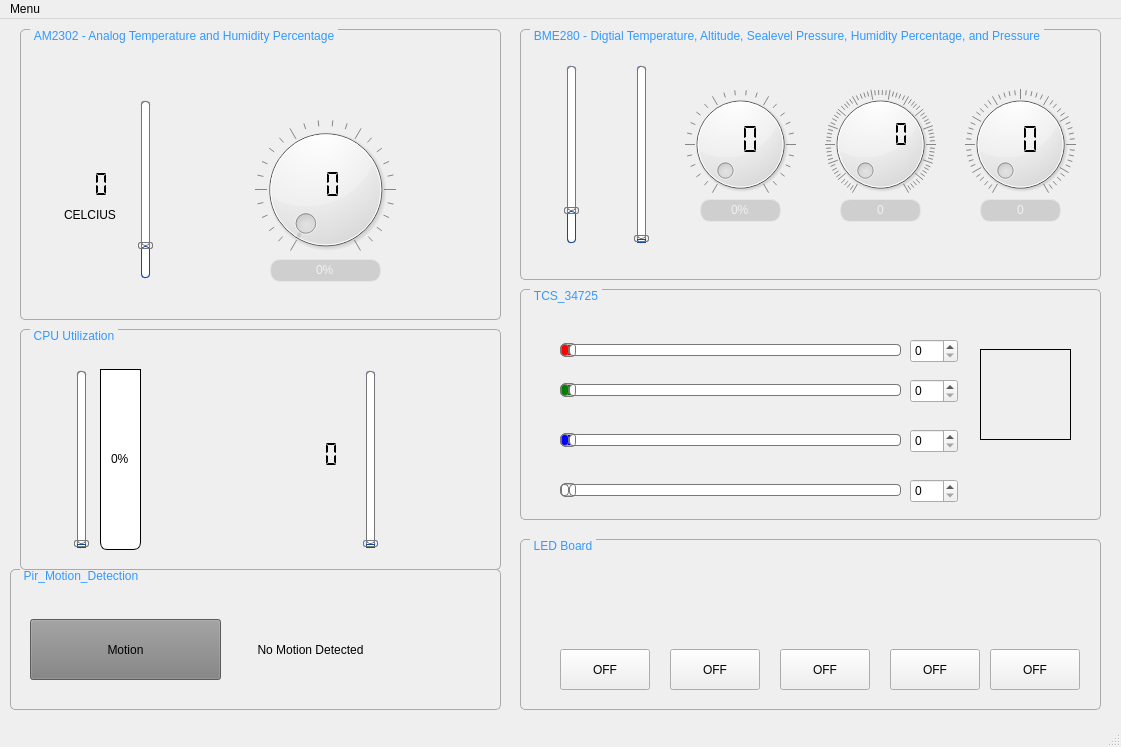
 <widget class="QMainWindow" name="MainWindow">
  <property name="geometry">
   <rect>
    <x>0</x>
    <y>0</y>
    <width>1121</width>
    <height>747</height>
   </rect>
  </property>
  <property name="maximumSize">
   <size>
    <width>16777215</width>
    <height>16777215</height>
   </size>
  </property>
  <property name="windowTitle">
   <string>MainWindow</string>
  </property>
  <property name="autoFillBackground">
   <bool>false</bool>
  </property>
  <property name="styleSheet">
   <string notr="true"/>
  </property>
  <property name="tabShape">
   <enum>QTabWidget::Rounded</enum>
  </property>
  <widget class="QWidget" name="centralwidget">
   <property name="styleSheet">
    <string notr="true">/*QGroupBox公用属性设置*/
 QGroupBox {
     background: none;/*背景透明*/
     border: 1px solid #aaaaaa;/*边框*/
     border-radius: 5px;/*边框圆角*/
     margin-top: 2ex; /* 为title绘制留出空间，以下title子控制器的subcontrol-origin设置为margin */
 }

/*QGroupBox title子控制器属性设置*/
QGroupBox::title 
{
	color:#3399ff;/*文本颜色*/
 	left:10px;/*子控制器相对于父控件的精确定位*/
    subcontrol-origin: margin;/*子控制器绘制起始区域*/
    subcontrol-position: top left; /*子控制器于父控件的相对位置*/
    padding: 0px 2px;/*title文字左右padding设置使边框线条与title文字有间隔距离*/
    background: none;/*背景透明*/
 }
</string>
   </property>
   <widget class="QGroupBox" name="groupBox">
    <property name="geometry">
     <rect>
      <x>520</x>
      <y>10</y>
      <width>581</width>
      <height>251</height>
     </rect>
    </property>
    <property name="title">
     <string>BME280 - Digtial Temperature, Altitude, Sealevel Pressure, Humidity Percentage, and Pressure</string>
    </property>
    <widget class="QSlider" name="bme280_temp_in_c">
     <property name="geometry">
      <rect>
       <x>40</x>
       <y>20</y>
       <width>22</width>
       <height>211</height>
      </rect>
     </property>
     <property name="styleSheet">
      <string notr="true">QSlider::groove:vertical{
border: 1px solid #637EB8;
background: white;
width:7px;
height: 175px;
border-radius: 3px;
}
QSlider::add-page:vertical {
background: qlineargradient(x1: 0, y1: 0, x2: 0, y2: 1,
stop: 0 #ABC7EC, stop: 1 #154A98);
border: 1px solid #154A98;
width: 10px;
border-radius: 4px;
}
QSlider::sub-page:vertical {
background: #fff;
border: 1px solid #777;
width: 7px;
border-radius: 4px;
}
QSlider::handle:vertical{
background: qlineargradient(x1:0, y1:0, x2:1, y2:1,
stop:0 #fff, stop:1 #ABC7EC);
border: 1px solid #777;
height: 5px;
margin-left: -4px;
margin-right: -4px;
border-radius: 2px;
}
</string>
     </property>
     <property name="minimum">
      <number>-20</number>
     </property>
     <property name="maximum">
      <number>100</number>
     </property>
     <property name="orientation">
      <enum>Qt::Vertical</enum>
     </property>
     <property name="tickPosition">
      <enum>QSlider::TicksBothSides</enum>
     </property>
    </widget>
    <widget class="QDial" name="bme280_humidity_pct">
     <property name="geometry">
      <rect>
       <x>150</x>
       <y>60</y>
       <width>141</width>
       <height>111</height>
      </rect>
     </property>
     <property name="wrapping">
      <bool>false</bool>
     </property>
     <property name="notchesVisible">
      <bool>true</bool>
     </property>
    </widget>
    <widget class="QProgressBar" name="bme280_humidity_bar">
     <property name="geometry">
      <rect>
       <x>180</x>
       <y>170</y>
       <width>81</width>
       <height>23</height>
      </rect>
     </property>
     <property name="font">
      <font>
       <underline>false</underline>
       <strikeout>false</strikeout>
      </font>
     </property>
     <property name="focusPolicy">
      <enum>Qt::NoFocus</enum>
     </property>
     <property name="styleSheet">
      <string notr="true">QProgressBar {
	text-align: center;
	color: rgb(240, 240, 240);
	border-width: 1px; 
	border-radius: 10px;
	border-color: rgb(230, 230, 230);
	border-style: solid;
	background-color:rgb(207,207,207);
}
QProgressBar::chunk {
	background-color: qlineargradient(spread:pad, x1:0.5, y1:1, x2:0.5, y2:0, stop:0 rgba(49, 147, 250, 255), stop:1 rgba(34, 142, 255, 255));
	border-radius: 10px;
}</string>
     </property>
     <property name="value">
      <number>0</number>
     </property>
    </widget>
    <widget class="QLCDNumber" name="bm280_humidity_lcd">
     <property name="geometry">
      <rect>
       <x>160</x>
       <y>90</y>
       <width>81</width>
       <height>41</height>
      </rect>
     </property>
     <property name="frameShape">
      <enum>QFrame::NoFrame</enum>
     </property>
     <property name="frameShadow">
      <enum>QFrame::Plain</enum>
     </property>
     <property name="segmentStyle">
      <enum>QLCDNumber::Flat</enum>
     </property>
    </widget>
    <widget class="QDial" name="bme280_pressure">
     <property name="geometry">
      <rect>
       <x>290</x>
       <y>60</y>
       <width>141</width>
       <height>111</height>
      </rect>
     </property>
     <property name="minimum">
      <number>900</number>
     </property>
     <property name="maximum">
      <number>1200</number>
     </property>
     <property name="wrapping">
      <bool>false</bool>
     </property>
     <property name="notchesVisible">
      <bool>true</bool>
     </property>
    </widget>
    <widget class="QDial" name="bme280_sealevel">
     <property name="geometry">
      <rect>
       <x>430</x>
       <y>60</y>
       <width>141</width>
       <height>111</height>
      </rect>
     </property>
     <property name="minimum">
      <number>900</number>
     </property>
     <property name="maximum">
      <number>1100</number>
     </property>
     <property name="value">
      <number>900</number>
     </property>
     <property name="wrapping">
      <bool>false</bool>
     </property>
     <property name="notchesVisible">
      <bool>true</bool>
     </property>
    </widget>
    <widget class="QLCDNumber" name="bme280_pressure_lcd">
     <property name="geometry">
      <rect>
       <x>320</x>
       <y>90</y>
       <width>71</width>
       <height>31</height>
      </rect>
     </property>
     <property name="frameShape">
      <enum>QFrame::NoFrame</enum>
     </property>
     <property name="frameShadow">
      <enum>QFrame::Raised</enum>
     </property>
     <property name="segmentStyle">
      <enum>QLCDNumber::Flat</enum>
     </property>
    </widget>
    <widget class="QLCDNumber" name="bme280_sealevel_lcd">
     <property name="geometry">
      <rect>
       <x>440</x>
       <y>90</y>
       <width>81</width>
       <height>41</height>
      </rect>
     </property>
     <property name="frameShape">
      <enum>QFrame::NoFrame</enum>
     </property>
     <property name="frameShadow">
      <enum>QFrame::Raised</enum>
     </property>
     <property name="segmentStyle">
      <enum>QLCDNumber::Flat</enum>
     </property>
    </widget>
    <widget class="QProgressBar" name="bme280_pressure_bar">
     <property name="geometry">
      <rect>
       <x>320</x>
       <y>170</y>
       <width>81</width>
       <height>23</height>
      </rect>
     </property>
     <property name="styleSheet">
      <string notr="true">QProgressBar {
	text-align: center;
	color: rgb(240, 240, 240);
	border-width: 1px; 
	border-radius: 10px;
	border-color: rgb(230, 230, 230);
	border-style: solid;
	background-color:rgb(207,207,207);
}
QProgressBar::chunk {
	background-color: qlineargradient(spread:pad, x1:0.5, y1:1, x2:0.5, y2:0, stop:0 rgba(49, 147, 250, 255), stop:1 rgba(34, 142, 255, 255));
	border-radius: 10px;
}</string>
     </property>
     <property name="minimum">
      <number>900</number>
     </property>
     <property name="maximum">
      <number>1200</number>
     </property>
     <property name="value">
      <number>900</number>
     </property>
     <property name="format">
      <string>%p</string>
     </property>
    </widget>
    <widget class="QProgressBar" name="bme280_sealevel_bar">
     <property name="geometry">
      <rect>
       <x>460</x>
       <y>170</y>
       <width>81</width>
       <height>23</height>
      </rect>
     </property>
     <property name="styleSheet">
      <string notr="true">QProgressBar {
	text-align: center;
	color: rgb(240, 240, 240);
	border-width: 1px; 
	border-radius: 10px;
	border-color: rgb(230, 230, 230);
	border-style: solid;
	background-color:rgb(207,207,207);
}
QProgressBar::chunk {
	background-color: qlineargradient(spread:pad, x1:0.5, y1:1, x2:0.5, y2:0, stop:0 rgba(49, 147, 250, 255), stop:1 rgba(34, 142, 255, 255));
	border-radius: 10px;
}</string>
     </property>
     <property name="value">
      <number>0</number>
     </property>
     <property name="invertedAppearance">
      <bool>false</bool>
     </property>
     <property name="format">
      <string>%p</string>
     </property>
    </widget>
    <widget class="QSlider" name="bme2880_altitude_slider">
     <property name="geometry">
      <rect>
       <x>110</x>
       <y>30</y>
       <width>22</width>
       <height>191</height>
      </rect>
     </property>
     <property name="styleSheet">
      <string notr="true">QSlider::groove:vertical{
border: 1px solid #637EB8;
background: white;
width:7px;
height: 175px;
border-radius: 3px;
}
QSlider::add-page:vertical {
background: qlineargradient(x1: 0, y1: 0, x2: 0, y2: 1,
stop: 0 #ABC7EC, stop: 1 #154A98);
border: 1px solid #154A98;
width: 10px;
border-radius: 4px;
}
QSlider::sub-page:vertical {
background: #fff;
border: 1px solid #777;
width: 7px;
border-radius: 4px;
}
QSlider::handle:vertical{
background: qlineargradient(x1:0, y1:0, x2:1, y2:1,
stop:0 #fff, stop:1 #ABC7EC);
border: 1px solid #777;
height: 5px;
margin-left: -4px;
margin-right: -4px;
border-radius: 2px;
}
</string>
     </property>
     <property name="maximum">
      <number>1500</number>
     </property>
     <property name="orientation">
      <enum>Qt::Vertical</enum>
     </property>
     <property name="tickPosition">
      <enum>QSlider::NoTicks</enum>
     </property>
    </widget>
   </widget>
   <widget class="QGroupBox" name="TCS_34725">
    <property name="geometry">
     <rect>
      <x>520</x>
      <y>270</y>
      <width>581</width>
      <height>231</height>
     </rect>
    </property>
    <property name="styleSheet">
     <string notr="true"/>
    </property>
    <property name="title">
     <string>TCS_34725</string>
    </property>
    <widget class="QSlider" name="color_red">
     <property name="geometry">
      <rect>
       <x>40</x>
       <y>50</y>
       <width>341</width>
       <height>22</height>
      </rect>
     </property>
     <property name="cursor">
      <cursorShape>SizeHorCursor</cursorShape>
     </property>
     <property name="styleSheet">
      <string notr="true">QSlider::groove:horizontal {
border: 1px solid #bbb;
background: red;
height: 10px;
border-radius: 4px;
}

QSlider::sub-page:horizontal {
border: 1px solid #777;
height: 10px;
border-radius: 4px;
}

QSlider::add-page:horizontal {
background: #fff;
border: 1px solid #777;
height: 10px;
border-radius: 4px;
}

QSlider::handle:horizontal {
background: qlineargradient(x1:0, y1:0, x2:1, y2:1,
    stop:0 #eee, stop:1 #ccc);
border: 1px solid #777;
width: 13px;
margin-top: -2px;
margin-bottom: -2px;
border-radius: 4px;
}

QSlider::handle:horizontal:hover {
background: qlineargradient(x1:0, y1:0, x2:1, y2:1,
    stop:0 #fff, stop:1 #ddd);
border: 1px solid #444;
border-radius: 4px;
}</string>
     </property>
     <property name="maximum">
      <number>255</number>
     </property>
     <property name="orientation">
      <enum>Qt::Horizontal</enum>
     </property>
     <property name="tickPosition">
      <enum>QSlider::TicksBothSides</enum>
     </property>
    </widget>
    <widget class="QSlider" name="color_green">
     <property name="geometry">
      <rect>
       <x>40</x>
       <y>90</y>
       <width>341</width>
       <height>22</height>
      </rect>
     </property>
     <property name="styleSheet">
      <string notr="true">QSlider::groove:horizontal {
border: 1px solid #bbb;
background: green;
height: 10px;
border-radius: 4px;
}

QSlider::sub-page:horizontal {
border: 1px solid #777;
height: 10px;
border-radius: 4px;
}

QSlider::add-page:horizontal {
background: #fff;
border: 1px solid #777;
height: 10px;
border-radius: 4px;
}

QSlider::handle:horizontal {
background: qlineargradient(x1:0, y1:0, x2:1, y2:1,
    stop:0 #eee, stop:1 #ccc);
border: 1px solid #777;
width: 13px;
margin-top: -2px;
margin-bottom: -2px;
border-radius: 4px;
}

QSlider::handle:horizontal:hover {
background: qlineargradient(x1:0, y1:0, x2:1, y2:1,
    stop:0 #fff, stop:1 #ddd);
border: 1px solid #444;
border-radius: 4px;
}</string>
     </property>
     <property name="maximum">
      <number>255</number>
     </property>
     <property name="orientation">
      <enum>Qt::Horizontal</enum>
     </property>
     <property name="tickPosition">
      <enum>QSlider::TicksBothSides</enum>
     </property>
    </widget>
    <widget class="QSlider" name="color_clear">
     <property name="geometry">
      <rect>
       <x>40</x>
       <y>190</y>
       <width>341</width>
       <height>22</height>
      </rect>
     </property>
     <property name="styleSheet">
      <string notr="true">QSlider::groove:horizontal {
border: 1px solid #bbb;
background: white;
height: 10px;
border-radius: 4px;
}

QSlider::sub-page:horizontal {
background: qlineargradient(x1: 0, y1: 0,    x2: 0, y2: 1,
    stop: 0 #66e, stop: 1 #bbf);
background: qlineargradient(x1: 0, y1: 0.2, x2: 1, y2: 1,
    stop: 0 #bbf, stop: 1 #55f);
border: 1px solid #777;
height: 10px;
border-radius: 4px;
}

QSlider::add-page:horizontal {
background: #fff;
border: 1px solid #777;
height: 10px;
border-radius: 4px;
}

QSlider::handle:horizontal {
background: qlineargradient(x1:0, y1:0, x2:1, y2:1,
    stop:0 #eee, stop:1 #ccc);
border: 1px solid #777;
width: 13px;
margin-top: -2px;
margin-bottom: -2px;
border-radius: 4px;
}

QSlider::handle:horizontal:hover {
background: qlineargradient(x1:0, y1:0, x2:1, y2:1,
    stop:0 #fff, stop:1 #ddd);
border: 1px solid #444;
border-radius: 4px;
}</string>
     </property>
     <property name="maximum">
      <number>255</number>
     </property>
     <property name="orientation">
      <enum>Qt::Horizontal</enum>
     </property>
     <property name="tickPosition">
      <enum>QSlider::TicksBothSides</enum>
     </property>
    </widget>
    <widget class="QSlider" name="color_blue">
     <property name="geometry">
      <rect>
       <x>40</x>
       <y>140</y>
       <width>341</width>
       <height>22</height>
      </rect>
     </property>
     <property name="styleSheet">
      <string notr="true">QSlider::groove:horizontal {
border: 1px solid #bbb;
background: blue;
height: 10px;
border-radius: 4px;
}

QSlider::sub-page:horizontal {
border: 1px solid #777;
height: 10px;
border-radius: 4px;
}

QSlider::add-page:horizontal {
background: #fff;
border: 1px solid #777;
height: 10px;
border-radius: 4px;
}

QSlider::handle:horizontal {
background: qlineargradient(x1:0, y1:0, x2:1, y2:1,
    stop:0 #eee, stop:1 #ccc);
border: 1px solid #777;
width: 13px;
margin-top: -2px;
margin-bottom: -2px;
border-radius: 4px;
}

QSlider::handle:horizontal:hover {
background: qlineargradient(x1:0, y1:0, x2:1, y2:1,
    stop:0 #fff, stop:1 #ddd);
border: 1px solid #444;
border-radius: 4px;
}</string>
     </property>
     <property name="maximum">
      <number>255</number>
     </property>
     <property name="orientation">
      <enum>Qt::Horizontal</enum>
     </property>
     <property name="tickPosition">
      <enum>QSlider::TicksBothSides</enum>
     </property>
    </widget>
    <widget class="QSpinBox" name="red_spinbox">
     <property name="geometry">
      <rect>
       <x>390</x>
       <y>50</y>
       <width>48</width>
       <height>24</height>
      </rect>
     </property>
     <property name="maximum">
      <number>255</number>
     </property>
    </widget>
    <widget class="QSpinBox" name="green_spinbox">
     <property name="geometry">
      <rect>
       <x>390</x>
       <y>90</y>
       <width>48</width>
       <height>24</height>
      </rect>
     </property>
     <property name="maximum">
      <number>255</number>
     </property>
    </widget>
    <widget class="QSpinBox" name="blue_spinbox">
     <property name="geometry">
      <rect>
       <x>390</x>
       <y>140</y>
       <width>48</width>
       <height>24</height>
      </rect>
     </property>
     <property name="maximum">
      <number>255</number>
     </property>
    </widget>
    <widget class="QSpinBox" name="clear_spinbox">
     <property name="geometry">
      <rect>
       <x>390</x>
       <y>190</y>
       <width>48</width>
       <height>24</height>
      </rect>
     </property>
     <property name="maximum">
      <number>255</number>
     </property>
    </widget>
    <widget class="QLabel" name="color_hue">
     <property name="geometry">
      <rect>
       <x>460</x>
       <y>60</y>
       <width>91</width>
       <height>91</height>
      </rect>
     </property>
     <property name="autoFillBackground">
      <bool>true</bool>
     </property>
     <property name="frameShape">
      <enum>QFrame::Box</enum>
     </property>
     <property name="text">
      <string/>
     </property>
    </widget>
   </widget>
   <widget class="QGroupBox" name="groupBox">
    <property name="geometry">
     <rect>
      <x>20</x>
      <y>10</y>
      <width>481</width>
      <height>291</height>
     </rect>
    </property>
    <property name="focusPolicy">
     <enum>Qt::NoFocus</enum>
    </property>
    <property name="acceptDrops">
     <bool>false</bool>
    </property>
    <property name="autoFillBackground">
     <bool>false</bool>
    </property>
    <property name="title">
     <string>AM2302 - Analog Temperature and Humidity Percentage</string>
    </property>
    <property name="flat">
     <bool>false</bool>
    </property>
    <property name="checkable">
     <bool>false</bool>
    </property>
    <widget class="QWidget" name="am2302" native="true">
     <property name="geometry">
      <rect>
       <x>0</x>
       <y>20</y>
       <width>481</width>
       <height>271</height>
      </rect>
     </property>
     <property name="contextMenuPolicy">
      <enum>Qt::DefaultContextMenu</enum>
     </property>
     <property name="acceptDrops">
      <bool>false</bool>
     </property>
     <property name="autoFillBackground">
      <bool>false</bool>
     </property>
     <widget class="QSlider" name="am2302_temp_in_c">
      <property name="geometry">
       <rect>
        <x>100</x>
        <y>30</y>
        <width>51</width>
        <height>221</height>
       </rect>
      </property>
      <property name="styleSheet">
       <string notr="true">QSlider::groove:vertical{
border: 1px solid #637EB8;
background: white;
width:7px;
height: 175px;
border-radius: 3px;
}
QSlider::add-page:vertical {
background: qlineargradient(x1: 0, y1: 0, x2: 0, y2: 1,
stop: 0 #ABC7EC, stop: 1 #154A98);
border: 1px solid #154A98;
width: 10px;
border-radius: 4px;
}
QSlider::sub-page:vertical {
background: #fff;
border: 1px solid #777;
width: 7px;
border-radius: 4px;
}
QSlider::handle:vertical{
background: qlineargradient(x1:0, y1:0, x2:1, y2:1,
stop:0 #fff, stop:1 #ABC7EC);
border: 1px solid #777;
height: 5px;
margin-left: -4px;
margin-right: -4px;
border-radius: 2px;
}
</string>
      </property>
      <property name="minimum">
       <number>-20</number>
      </property>
      <property name="maximum">
       <number>100</number>
      </property>
      <property name="orientation">
       <enum>Qt::Vertical</enum>
      </property>
      <property name="invertedAppearance">
       <bool>false</bool>
      </property>
      <property name="tickPosition">
       <enum>QSlider::TicksBothSides</enum>
      </property>
     </widget>
     <widget class="QLCDNumber" name="am2302_temp_label">
      <property name="geometry">
       <rect>
        <x>20</x>
        <y>120</y>
        <width>71</width>
        <height>31</height>
       </rect>
      </property>
      <property name="font">
       <font>
        <weight>50</weight>
        <italic>false</italic>
        <bold>false</bold>
        <kerning>true</kerning>
       </font>
      </property>
      <property name="acceptDrops">
       <bool>false</bool>
      </property>
      <property name="frameShape">
       <enum>QFrame::NoFrame</enum>
      </property>
      <property name="frameShadow">
       <enum>QFrame::Plain</enum>
      </property>
      <property name="lineWidth">
       <number>5</number>
      </property>
      <property name="smallDecimalPoint">
       <bool>false</bool>
      </property>
      <property name="segmentStyle">
       <enum>QLCDNumber::Flat</enum>
      </property>
     </widget>
     <widget class="QDial" name="am2302_humidity_pct">
      <property name="geometry">
       <rect>
        <x>230</x>
        <y>70</y>
        <width>151</width>
        <height>141</height>
       </rect>
      </property>
      <property name="tabletTracking">
       <bool>false</bool>
      </property>
      <property name="acceptDrops">
       <bool>false</bool>
      </property>
      <property name="layoutDirection">
       <enum>Qt::LeftToRight</enum>
      </property>
      <property name="maximum">
       <number>100</number>
      </property>
      <property name="tracking">
       <bool>true</bool>
      </property>
      <property name="orientation">
       <enum>Qt::Horizontal</enum>
      </property>
      <property name="wrapping">
       <bool>false</bool>
      </property>
      <property name="notchesVisible">
       <bool>true</bool>
      </property>
     </widget>
     <widget class="QProgressBar" name="progressBar">
      <property name="geometry">
       <rect>
        <x>250</x>
        <y>210</y>
        <width>111</width>
        <height>23</height>
       </rect>
      </property>
      <property name="styleSheet">
       <string notr="true">QProgressBar {
	text-align: center;
	color: rgb(240, 240, 240);
	border-width: 1px; 
	border-radius: 10px;
	border-color: rgb(230, 230, 230);
	border-style: solid;
	background-color:rgb(207,207,207);
}
QProgressBar::chunk {
	background-color: qlineargradient(spread:pad, x1:0.5, y1:1, x2:0.5, y2:0, stop:0 rgba(49, 147, 250, 255), stop:1 rgba(34, 142, 255, 255));
	border-radius: 10px;
}</string>
      </property>
      <property name="value">
       <number>0</number>
      </property>
      <property name="textVisible">
       <bool>true</bool>
      </property>
      <property name="orientation">
       <enum>Qt::Horizontal</enum>
      </property>
     </widget>
     <widget class="QLCDNumber" name="lcdNumber">
      <property name="geometry">
       <rect>
        <x>230</x>
        <y>120</y>
        <width>111</width>
        <height>31</height>
       </rect>
      </property>
      <property name="frameShape">
       <enum>QFrame::NoFrame</enum>
      </property>
      <property name="frameShadow">
       <enum>QFrame::Plain</enum>
      </property>
      <property name="lineWidth">
       <number>5</number>
      </property>
      <property name="segmentStyle">
       <enum>QLCDNumber::Flat</enum>
      </property>
     </widget>
     <widget class="QLabel" name="label_3">
      <property name="geometry">
       <rect>
        <x>40</x>
        <y>158</y>
        <width>60</width>
        <height>16</height>
       </rect>
      </property>
      <property name="text">
       <string>CELCIUS</string>
      </property>
      <property name="alignment">
       <set>Qt::AlignCenter</set>
      </property>
     </widget>
    </widget>
   </widget>
   <widget class="QGroupBox" name="pir_motion_detection">
    <property name="geometry">
     <rect>
      <x>10</x>
      <y>550</y>
      <width>491</width>
      <height>141</height>
     </rect>
    </property>
    <property name="title">
     <string>Pir_Motion_Detection</string>
    </property>
    <widget class="QPushButton" name="pir_toggle_button">
     <property name="geometry">
      <rect>
       <x>20</x>
       <y>50</y>
       <width>191</width>
       <height>61</height>
      </rect>
     </property>
     <property name="styleSheet">
      <string notr="true">QPushButton{ background-color: gray; }
QPushButton:pressed{ background-color: red; }
</string>
     </property>
     <property name="text">
      <string>Motion</string>
     </property>
     <property name="checkable">
      <bool>true</bool>
     </property>
     <property name="flat">
      <bool>false</bool>
     </property>
    </widget>
    <widget class="QLabel" name="pir_motion_label">
     <property name="geometry">
      <rect>
       <x>230</x>
       <y>60</y>
       <width>141</width>
       <height>41</height>
      </rect>
     </property>
     <property name="font">
      <font>
       <weight>50</weight>
       <bold>false</bold>
       <underline>false</underline>
       <strikeout>false</strikeout>
       <kerning>true</kerning>
      </font>
     </property>
     <property name="frameShape">
      <enum>QFrame::NoFrame</enum>
     </property>
     <property name="text">
      <string>No Motion Detected</string>
     </property>
     <property name="textFormat">
      <enum>Qt::AutoText</enum>
     </property>
     <property name="alignment">
      <set>Qt::AlignCenter</set>
     </property>
     <property name="textInteractionFlags">
      <set>Qt::LinksAccessibleByMouse</set>
     </property>
    </widget>
   </widget>
   <widget class="QGroupBox" name="led_board">
    <property name="geometry">
     <rect>
      <x>520</x>
      <y>520</y>
      <width>581</width>
      <height>171</height>
     </rect>
    </property>
    <property name="title">
     <string>LED Board</string>
    </property>
    <widget class="QLabel" name="led_green_icon">
     <property name="geometry">
      <rect>
       <x>160</x>
       <y>50</y>
       <width>61</width>
       <height>51</height>
      </rect>
     </property>
     <property name="text">
      <string/>
     </property>
     <property name="pixmap">
      <pixmap>green_off.png</pixmap>
     </property>
     <property name="scaledContents">
      <bool>true</bool>
     </property>
    </widget>
    <widget class="QLabel" name="led_red_icon">
     <property name="geometry">
      <rect>
       <x>60</x>
       <y>50</y>
       <width>61</width>
       <height>51</height>
      </rect>
     </property>
     <property name="text">
      <string/>
     </property>
     <property name="pixmap">
      <pixmap>red_off2.png</pixmap>
     </property>
     <property name="scaledContents">
      <bool>true</bool>
     </property>
    </widget>
    <widget class="QLabel" name="led_rblue_icon">
     <property name="geometry">
      <rect>
       <x>270</x>
       <y>50</y>
       <width>61</width>
       <height>51</height>
      </rect>
     </property>
     <property name="text">
      <string/>
     </property>
     <property name="pixmap">
      <pixmap>blue_off.png</pixmap>
     </property>
     <property name="scaledContents">
      <bool>true</bool>
     </property>
    </widget>
    <widget class="QLabel" name="led_yellow_icon">
     <property name="geometry">
      <rect>
       <x>380</x>
       <y>50</y>
       <width>61</width>
       <height>51</height>
      </rect>
     </property>
     <property name="text">
      <string/>
     </property>
     <property name="pixmap">
      <pixmap>yellow_off.png</pixmap>
     </property>
     <property name="scaledContents">
      <bool>true</bool>
     </property>
    </widget>
    <widget class="QLabel" name="led_white_icon">
     <property name="geometry">
      <rect>
       <x>480</x>
       <y>50</y>
       <width>61</width>
       <height>51</height>
      </rect>
     </property>
     <property name="text">
      <string/>
     </property>
     <property name="pixmap">
      <pixmap>white_off.png</pixmap>
     </property>
     <property name="scaledContents">
      <bool>true</bool>
     </property>
    </widget>
    <widget class="QPushButton" name="led_red_button">
     <property name="geometry">
      <rect>
       <x>40</x>
       <y>110</y>
       <width>90</width>
       <height>41</height>
      </rect>
     </property>
     <property name="text">
      <string>OFF</string>
     </property>
     <property name="checkable">
      <bool>true</bool>
     </property>
    </widget>
    <widget class="QPushButton" name="led_green_button">
     <property name="geometry">
      <rect>
       <x>150</x>
       <y>110</y>
       <width>90</width>
       <height>41</height>
      </rect>
     </property>
     <property name="text">
      <string>OFF</string>
     </property>
     <property name="checkable">
      <bool>true</bool>
     </property>
    </widget>
    <widget class="QPushButton" name="led_blue_button">
     <property name="geometry">
      <rect>
       <x>260</x>
       <y>110</y>
       <width>90</width>
       <height>41</height>
      </rect>
     </property>
     <property name="text">
      <string>OFF</string>
     </property>
     <property name="checkable">
      <bool>true</bool>
     </property>
     <property name="checked">
      <bool>false</bool>
     </property>
    </widget>
    <widget class="QPushButton" name="led_yellow_button">
     <property name="geometry">
      <rect>
       <x>370</x>
       <y>110</y>
       <width>90</width>
       <height>41</height>
      </rect>
     </property>
     <property name="text">
      <string>OFF</string>
     </property>
     <property name="checkable">
      <bool>true</bool>
     </property>
    </widget>
    <widget class="QPushButton" name="led_white_button">
     <property name="geometry">
      <rect>
       <x>470</x>
       <y>110</y>
       <width>90</width>
       <height>41</height>
      </rect>
     </property>
     <property name="text">
      <string>OFF</string>
     </property>
     <property name="checkable">
      <bool>true</bool>
     </property>
    </widget>
   </widget>
   <widget class="QGroupBox" name="cpu_utilization">
    <property name="geometry">
     <rect>
      <x>20</x>
      <y>310</y>
      <width>481</width>
      <height>241</height>
     </rect>
    </property>
    <property name="styleSheet">
     <string notr="true"/>
    </property>
    <property name="title">
     <string>CPU Utilization</string>
    </property>
    <widget class="QSlider" name="cpu_temp_slider">
     <property name="geometry">
      <rect>
       <x>50</x>
       <y>30</y>
       <width>22</width>
       <height>201</height>
      </rect>
     </property>
     <property name="styleSheet">
      <string notr="true">QSlider::groove:vertical{
border: 1px solid #637EB8;
background: white;
width:7px;
height: 175px;
border-radius: 3px;
}
QSlider::add-page:vertical {
background: white;
border: 1px solid #154A98;
width: 10px;
border-radius: 4px;
}
QSlider::sub-page:vertical {
background: #fff;
border: 1px solid #777;
width: 7px;
border-radius: 4px;
}
QSlider::handle:vertical{
background: qlineargradient(x1:0, y1:0, x2:1, y2:1,
stop:0 #fff, stop:1 #ABC7EC);
border: 1px solid #777;
height: 5px;
margin-left: -4px;
margin-right: -4px;
border-radius: 2px;
}

</string>
     </property>
     <property name="maximum">
      <number>100</number>
     </property>
     <property name="orientation">
      <enum>Qt::Vertical</enum>
     </property>
     <property name="tickPosition">
      <enum>QSlider::TicksAbove</enum>
     </property>
    </widget>
    <widget class="QProgressBar" name="progressBar_2">
     <property name="geometry">
      <rect>
       <x>80</x>
       <y>40</y>
       <width>41</width>
       <height>181</height>
      </rect>
     </property>
     <property name="autoFillBackground">
      <bool>false</bool>
     </property>
     <property name="styleSheet">
      <string notr="true">QProgressBar {
border: 1px solid black;
text-align: center;
padding: 1px;
border-bottom-right-radius: 7px;
border-bottom-left-radius: 7px;
background: QLinearGradient( x1: 0, y1: 0, x2: 1, y2: 0,
stop: 0 #fff,
stop: 0.4999 #eee,
stop: 0.5 #ddd,
stop: 1 #eee );
width: 15px;
}

QProgressBar::chunk {
background: QLinearGradient( x1: 0, y1: 0, x2: 0, y2: 1,
stop: 0 red, stop: 1 green );
border-bottom-right-radius: 7px;
border-bottom-left-radius: 7px;
border: 1px solid black;
}</string>
     </property>
     <property name="value">
      <number>0</number>
     </property>
     <property name="orientation">
      <enum>Qt::Vertical</enum>
     </property>
    </widget>
    <widget class="QSlider" name="verticalSlider">
     <property name="geometry">
      <rect>
       <x>330</x>
       <y>30</y>
       <width>41</width>
       <height>201</height>
      </rect>
     </property>
     <property name="styleSheet">
      <string notr="true">QSlider::groove:vertical{
border: 1px solid #637EB8;
background: white;
width:7px;
height: 175px;
border-radius: 3px;
}
QSlider::add-page:vertical {
background: white;
border: 1px solid #154A98;
width: 10px;
border-radius: 4px;
}
QSlider::sub-page:vertical {
background: #fff;
border: 1px solid #777;
width: 7px;
border-radius: 4px;
}
QSlider::handle:vertical{
background: qlineargradient(x1:0, y1:0, x2:1, y2:1,
stop:0 #fff, stop:1 #ABC7EC);
border: 1px solid #777;
height: 5px;
margin-left: -4px;
margin-right: -4px;
border-radius: 2px;
}

</string>
     </property>
     <property name="maximum">
      <number>100</number>
     </property>
     <property name="orientation">
      <enum>Qt::Vertical</enum>
     </property>
    </widget>
    <widget class="QLCDNumber" name="lcdNumber_2">
     <property name="geometry">
      <rect>
       <x>250</x>
       <y>110</y>
       <width>71</width>
       <height>31</height>
      </rect>
     </property>
     <property name="frameShape">
      <enum>QFrame::NoFrame</enum>
     </property>
     <property name="frameShadow">
      <enum>QFrame::Plain</enum>
     </property>
     <property name="segmentStyle">
      <enum>QLCDNumber::Flat</enum>
     </property>
    </widget>
   </widget>
  </widget>
  <widget class="QMenuBar" name="menubar">
   <property name="geometry">
    <rect>
     <x>0</x>
     <y>0</y>
     <width>1121</width>
     <height>22</height>
    </rect>
   </property>
   <widget class="QMenu" name="menuMenu">
    <property name="title">
     <string>Menu</string>
    </property>
    <widget class="QMenu" name="menuQuit">
     <property name="title">
      <string>Quit</string>
     </property>
     <addaction name="separator"/>
    </widget>
    <addaction name="menuQuit"/>
   </widget>
   <addaction name="menuMenu"/>
  </widget>
  <widget class="QStatusBar" name="statusbar"/>
 </widget>
